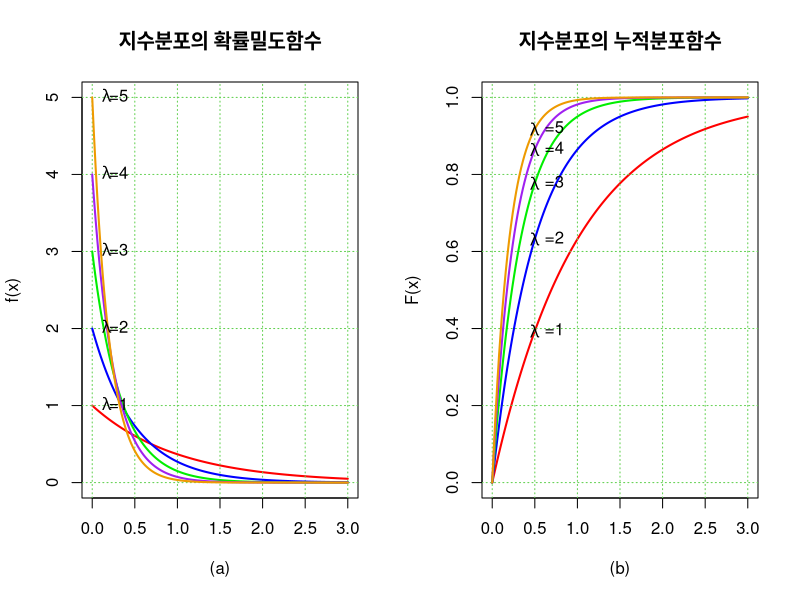
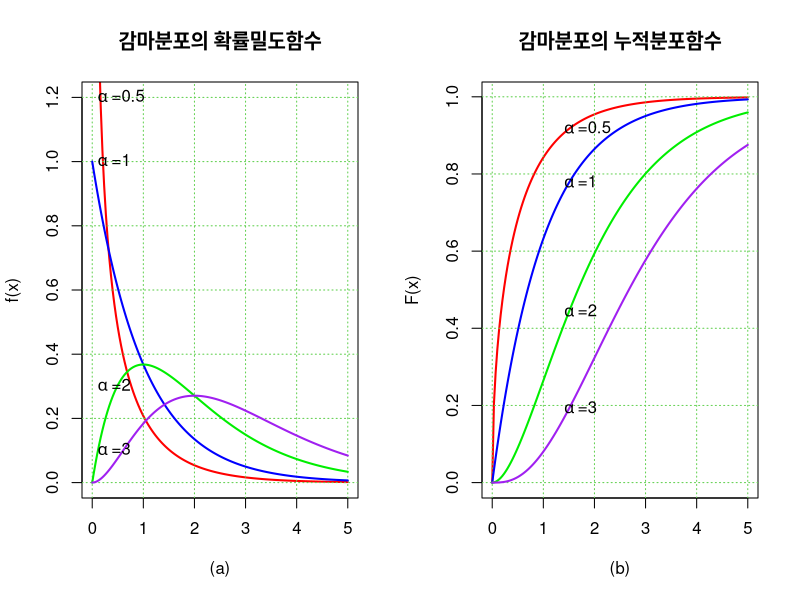

Reproduce these figures in R, in order.
#예제 7-2(p.221)
lamb <- 1:5; x <- 0:150/50
dcol <- c("red", "blue", "green2", "purple", "orange2")

win.graph(9, 5); par(mfrow=c(1,2))
plot(x, dexp(x, lamb[1]), type="l", main="지수분포의 확률밀도함수",
     lwd=2, col=dcol[1], ylab="f(x)", xlab="(a)", ylim=c(0,5))
grid(col=3)
for (i in 2:5) lines(x, dexp(x, lamb[i]), lwd=2, col=dcol[i])
text(0, lamb, labels=expression(lambda), pos=4)
text(0.08, lamb, labels=paste0("=", lamb), pos=4)

plot(x, pexp(x, lamb[1]), type="l", main="지수분포의 누적분포함수",
     lwd=2, col=dcol[1], ylim=c(0,1), ylab="F(x)", xlab="(b)")
grid(col=3)
for (i in 2:5) lines(x, pexp(x, lamb[i]), lwd=2, col=dcol[i])
text(0.5, pexp(0.5, lamb), labels=expression(lambda))
text(0.5, pexp(0.5, lamb), labels=paste0("=", lamb), pos=4)


#예제 7-3(p.222)
Lam <- 1/10
pexp(8, Lam, lower.tail=F)/pexp(5, Lam, lower.tail=F)


#예제 7-4(p.223)
-10000*log(0.9)
Lam <- 1/10000
x <- 0:10000000/1000
x[abs(pexp(x, Lam, lower.tail=F)-0.9) < 0.0000001]


#예제 7-6(p.225)
th <- 1; alp <- c(0.5, 1, 2, 3)
x <- 0:150/30
dcol <- c("red", "blue", "green2", "purple")

win.graph(9, 5); par(mfrow=c(1,2))
plot(x, dgamma(x, shape=alp[1], scale=1), type="l", lwd=2, col=dcol[1],
     main="감마분포의 확률밀도함수", ylim=c(0, 1.2), ylab="f(x)", xlab="(a)")
grid(col=3)
for (i in 2:4) lines(x, dgamma(x, shape=alp[i], scale=1), lwd=2, col=dcol[i])
text(0.2, c(1.2, 1, 0.3, 0.1), labels=expression(alpha))
text(0.18, c(1.2, 1, 0.3, 0.1), labels=paste0("=", alp), pos=4)

plot(x, pgamma(x, shape=alp[1], scale=1), type="l", lwd=2, col=dcol[1],
     main="감마분포의 누적분포함수", ylab="F(x)", xlab="(b)")
grid(col=3)
for (i in 2:4) lines(x, pgamma(x, shape=alp[i], scale=1), lwd=2, col=dcol[i])
text(1.5, pgamma(1.5, alp, 1), labels=expression(alpha))
text(1.48, pgamma(1.5, alp, 1), labels=paste0("=", alp), pos=4)
